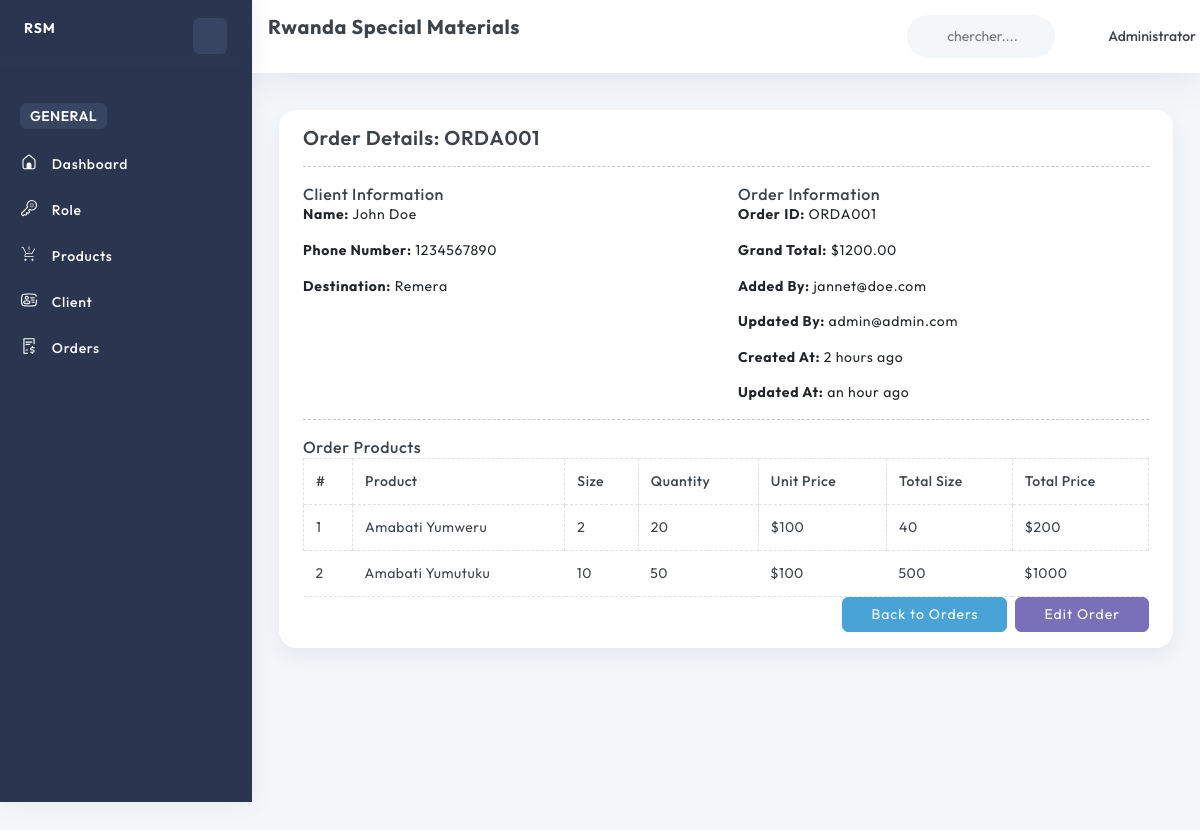
The page /order/ORDA001/ (signed in) on the database as committed earlier.
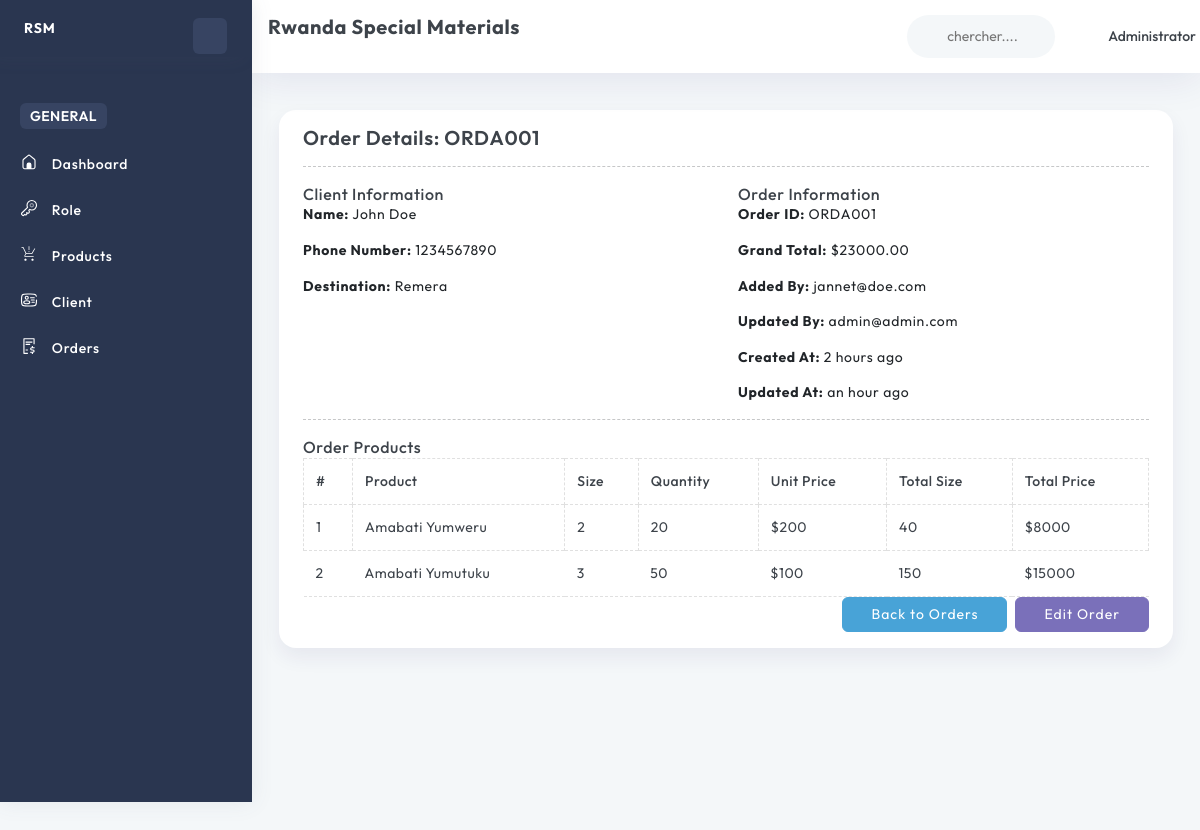
The same page on the database as committed later.
### base/models.py (models this page shows, shortened)
class Order(models.Model):
    client = models.ForeignKey(Client, on_delete=models.SET_NULL, null=True, blank=True, related_name='orders')
    orderId = models.CharField(max_length=10, unique=True, editable=False)
    destination = models.CharField(max_length=255, null=True, blank=True)
    addedBy = models.ForeignKey(User, on_delete=models.SET_NULL, null=True, blank=True, related_name='orders_added')
    updatedBy = models.ForeignKey(User, on_delete=models.SET_NULL, null=True, blank=True, related_name='orders_updated')
    created_at = models.DateTimeField(default=timezone.now, editable=False)
    updated_at = models.DateTimeField(auto_now=True)
    grand_total = models.DecimalField(max_digits=10, decimal_places=2, default=0.00)

class OrderProduct(models.Model):
    order = models.ForeignKey(Order, on_delete=models.CASCADE, related_name='order_products')
    product = models.ForeignKey(Product, on_delete=models.CASCADE)
    size = models.PositiveIntegerField()
    quantity = models.PositiveIntegerField()
    total_size = models.PositiveIntegerField(editable=False)
    unit_price = models.PositiveIntegerField()
    total_price = models.PositiveIntegerField(editable=False)

class Client(models.Model):
    name = models.CharField(max_length=255)
    phone_number = models.CharField(max_length=15, unique=True)
    destination = models.CharField(max_length=255)
    created_at = models.DateTimeField(default=timezone.now, editable=False)
    updated_at = models.DateTimeField(auto_now=True)

class Product(models.Model):
    name = models.CharField(max_length=255, unique=True)
    slug = models.SlugField(max_length=255, unique=True, blank=True)
    created_at = models.DateTimeField(default=timezone.now, editable=False)
    updated_at = models.DateTimeField(auto_now=True)

### account/models.py (models this page shows, shortened)
class User(AbstractBaseUser, PermissionsMixin):
    email = models.EmailField(unique=True)
    name = models.CharField(max_length=255)
    phone_number = models.CharField(max_length=15, unique=True)
    image = ProcessedImageField(
        upload_to=user_image_path,
        processors=[ResizeToFill(720, 720)],
        format='JPEG',
        options={'quality': 90},
        null=True,
        blank=True,
    )
    role = models.ForeignKey(Role, on_delete=models.SET_NULL, null=True, blank=True)
    slug = models.SlugField(unique=True, max_length=255, null=True, blank=True)
    added_by = models.ForeignKey('self', on_delete=models.CASCADE, null=True, blank=True, related_name='added_users')
    is_active = models.BooleanField(default=True)
    is_staff = models.BooleanField(default=False)
    created_at = models.DateTimeField(default=timezone.now)
    updated_at = models.DateTimeField(auto_now=True)
    objects = CustomUserManager()
    USERNAME_FIELD = 'email'
    REQUIRED_FIELDS = ['name', 'phone_number']
    def __str__(self):
        return self.email

### base/views.py (the view)
# urls.py: path('order/<str:orderId>/', showOrder, name="showOrder"),
@login_required
@permission_required('base.view_order', raise_exception=True)
def showOrder(request, orderId):
    order = get_object_or_404(Order, orderId=orderId)
    order_products = order.order_products.all()
    context = {
        'order': order,
        'order_products': order_products,
    }
    return render(request, 'pages/orders/show.html', context)

### templates/pages/orders/show.html
{% extends 'layouts/app.html' %}
{% load static %}
{% load humanize %}
{% block content %}
<div class="container-fluid">
    <div class="row">
        <div class="col-12">
            <div class="card">
                <div class="card-body">
                    <h4>Order Details: {{ order.orderId }}</h4>
                    <hr>
                    <div class="row">
                        <div class="col-md-6">
                            <h5>Client Information</h5>
                            <p><strong>Name:</strong> {{ order.client.name }}</p>
                            <p><strong>Phone Number:</strong> {{ order.client.phone_number }}</p>
                            <p><strong>Destination:</strong> {{ order.destination }}</p>
                        </div>
                        <div class="col-md-6">
                            <h5>Order Information</h5>
                            <p><strong>Order ID:</strong> {{ order.orderId }}</p>
                            <p><strong>Grand Total:</strong> ${{ order.grand_total }}</p>
                            <p><strong>Added By:</strong> {{ order.addedBy }}</p>
                            <p><strong>Updated By:</strong> {{ order.updatedBy }}</p>
                            <p><strong>Created At:</strong> {{ order.created_at|naturaltime }}</p>
                            <p><strong>Updated At:</strong> {{ order.updated_at|naturaltime }}</p>
                        </div>
                    </div>
                    <hr>
                    <h5>Order Products</h5>
                    <table class="table table-bordered" id="order-products-table">
                        <thead>
                            <tr>
                                <th>#</th>
                                <th>Product</th>
                                <th>Size</th>
                                <th>Quantity</th>
                                <th>Unit Price</th>
                                <th>Total Size</th>
                                <th>Total Price</th>
                            </tr>
                        </thead>
                        <tbody>
                            {% for op in order_products %}
                            <tr>
                                <td>{{ forloop.counter }}</td>
                                <td>{{ op.product.name }}</td>
                                <td>{{ op.size }}</td>
                                <td>{{ op.quantity }}</td>
                                <td>${{ op.unit_price }}</td>
                                <td>{{ op.total_size }}</td>
                                <td>${{ op.total_price }}</td>
                            </tr>
                            {% endfor %}
                        </tbody>
                    </table>
                    <div class="d-flex justify-content-end">
                        <a href="{% url 'base:getOrders' %}" class="btn btn-secondary">Back to Orders</a>
                        <a href="{% url 'base:editOrder' order.orderId %}" class="btn btn-primary ms-2">Edit Order</a>
                    </div>
                </div>
            </div>
        </div>
    </div>
</div>
{% endblock %}

Rows that differ between the two databases and show on the page:
changed Order "ORDA001": grand_total "1200.00" → "23000.00"
changed OrderProduct "Amabati Yumweru": unit_price "100" → "200"; total_price "200" → "8000"
changed OrderProduct "Amabati Yumutuku": size "10" → "3"; total_size "500" → "150"; total_price "1000" → "15000"
